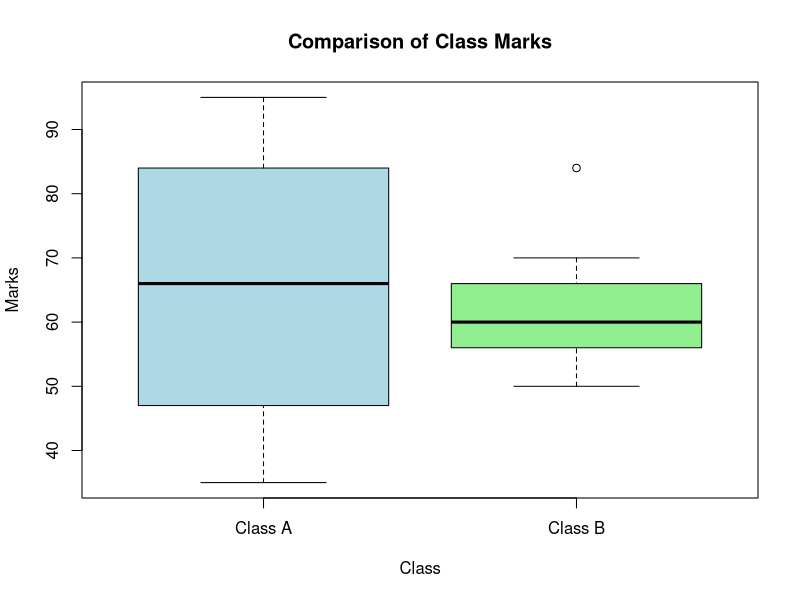

This figure's R source:
A <- c(76,35,47,64,95,66,89,36,84)
B <- c(51,56,84,60,59,70,63,66,50)
mean(A)
mean(B)
median(A)
median(B)
diff(range(A))
diff(range(B))
boxplot(A, B, names=c("Class A","Class B"),
        main="Comparison of Class Marks",
        xlab="Class", ylab="Marks",
        col=c("lightblue","lightgreen"))
